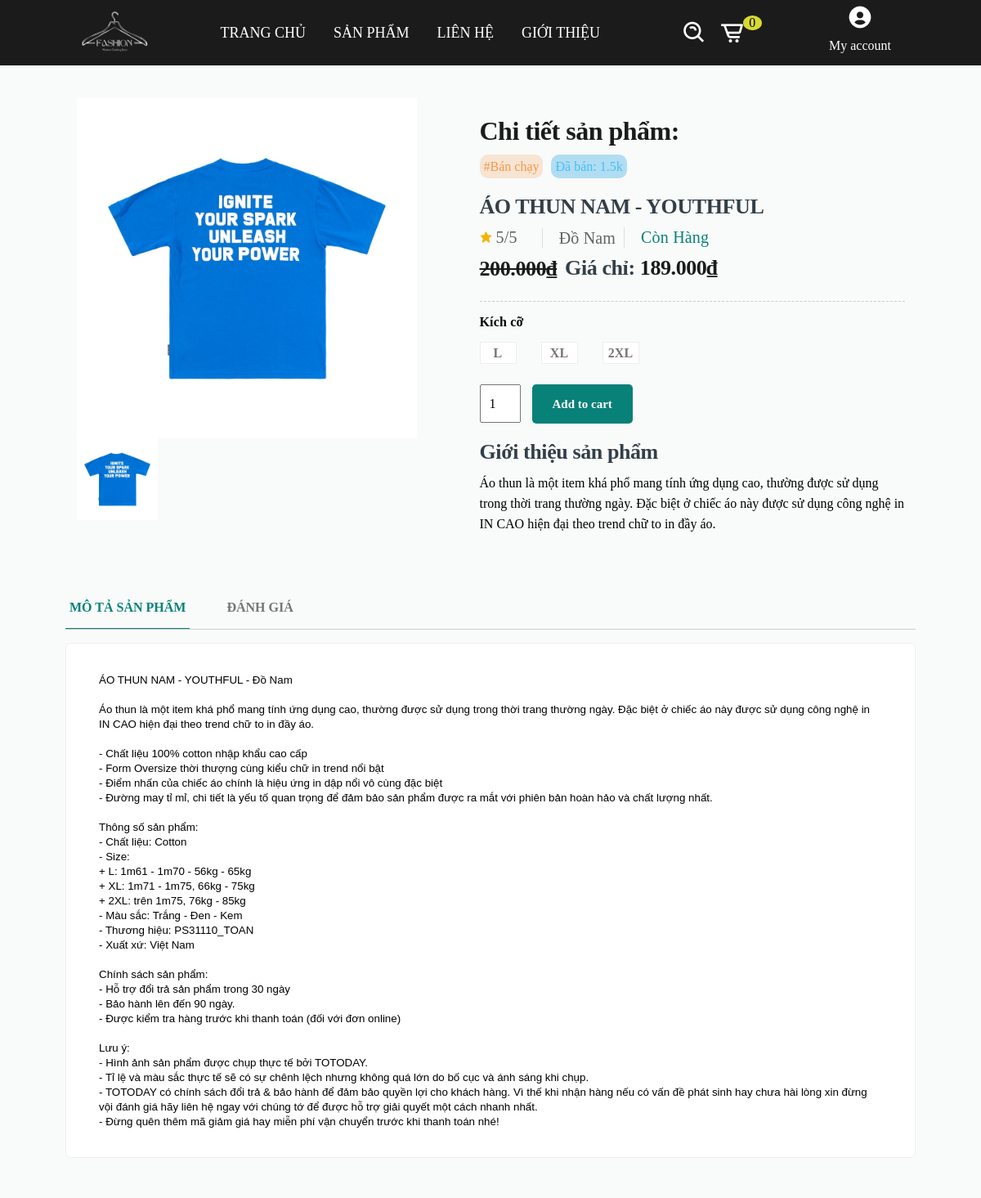
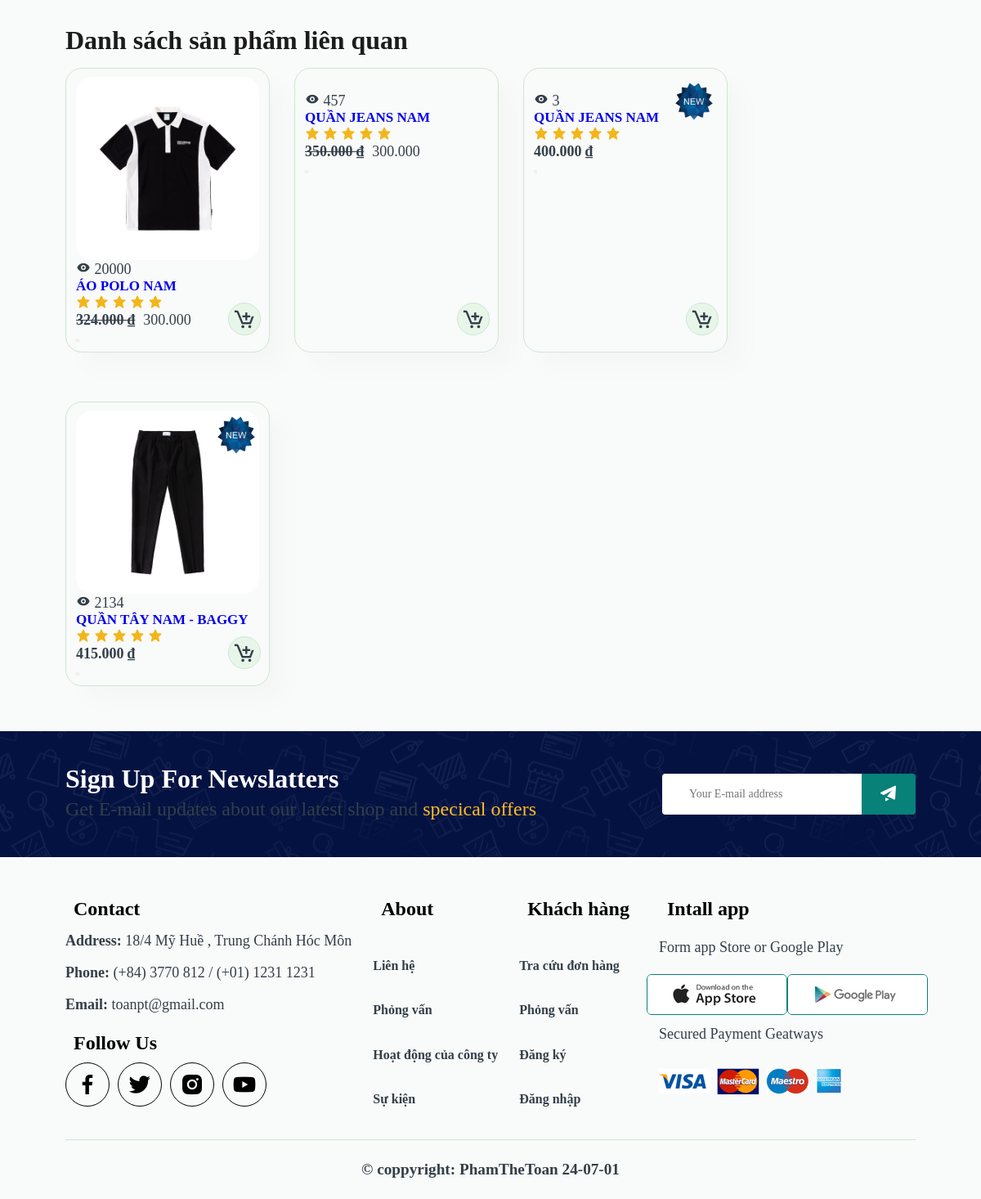
The page /index.php?page=details&id=2 on the database its author committed (2 pictures, top to bottom).
### tables this page shows
CREATE TABLE `sanpham` (
  `id` int(6) NOT NULL,
  `tensp` varchar(100) NOT NULL,
  `hinhanh` varchar(200) NOT NULL,
  `variant` longtext NOT NULL,
  `giasp` float NOT NULL,
  `khuyenmai` int(6) NOT NULL,
  `view` int(10) NOT NULL,
  `trangthai` int(6) NOT NULL DEFAULT 0 COMMENT ' 0= sản phẩm thường ;\r\n1=best seler;\r\n 2=new  ;\r\n',
  `mota` varchar(300) NOT NULL,
  `size` varchar(10) NOT NULL COMMENT 'S,M,XL,XXL',
  `mausac` varchar(6) NOT NULL DEFAULT '0',
  `iddm` int(6) NOT NULL
);

### dao/pdo.php (called while the page is built, shortened)
<?php
function pdo_get_connection(){
    $dburl = "mysql:host=localhost;dbname=website_quanao;charset=utf8";
    $username = 'root';
    $password = '';
    $conn = new PDO($dburl, $username, $password);
    $conn->setAttribute(PDO::ATTR_ERRMODE, PDO::ERRMODE_EXCEPTION);
    return $conn;
}
function pdo_query($sql){
    $sql_args = array_slice(func_get_args(), 1);
    try{
        $conn = pdo_get_connection();
        $stmt = $conn->prepare($sql);
        $stmt->execute($sql_args);
        $rows = $stmt->fetchAll();
        return $rows;
    }
    catch(PDOException $e){
        throw $e;
    }
    finally{
        unset($conn);
    }
}
function pdo_query_one($sql){
    $sql_args = array_slice(func_get_args(), 1);
    try{
        $conn = pdo_get_connection();
        $stmt = $conn->prepare($sql);
        $stmt->execute($sql_args);
        $row = $stmt->fetch(PDO::FETCH_ASSOC);
        return $row;
    }
    catch(PDOException $e){
        throw $e;
    }
    finally{
        unset($conn);
    }
}
function pdo_query_value($sql){
    $sql_args = array_slice(func_get_args(), 1);
    try{
        $conn = pdo_get_connection();
        $stmt = $conn->prepare($sql);
        $stmt->execute($sql_args);
        $row = $stmt->fetch(PDO::FETCH_ASSOC);
        return array_values($row)[0];
    }
    catch(PDOException $e){
        throw $e;
    }
    finally{
        unset($conn);
    }
}

### dao/danhmuc.php (called while the page is built, shortened)
<?php
    function get_namedm($id){
        $sql = "SELECT tendm FROM danhmuc WHERE id=? ";
        return pdo_query_value($sql,$id);
    }
?>

### dao/product.php (the view, shortened to what this page needs)
<?php
    function get_dssp_lienquan($iddm,$id){
      $sql = "SELECT * FROM sanpham WHERE iddm=? AND id<>? ORDER BY id DESC limit 4";
      return pdo_query($sql,$iddm,$id);
  }
  function sp_dexuat($limi){
    $sql= "SELECT * FROM sanpham WHERE trangthai=3 ORDER BY id DESC limit ".$limi;
    return pdo_query($sql);
}
    function sp_new($limi){
        $sql= "SELECT * FROM sanpham WHERE trangthai=2 ORDER BY id DESC limit ".$limi;
        return pdo_query($sql);
    }
    function sp_bestseler($limi){
        $sql= "SELECT * FROM sanpham WHERE trangthai=1 AND view>1000 ORDER BY id DESC limit ".$limi;
        return pdo_query($sql);
    }
    function get_details($id){
      $sql = "SELECT * FROM sanpham WHERE id=?";
      return  pdo_query_one($sql,$id);
  }
  function showsp($dssp){
    $html_dssp = "";
    foreach ($dssp as $sp) {
        extract($sp);
        $sell_vnd = number_format($khuyenmai , 0, ',', '.');
        $giagoc_vnd = number_format($giasp , 0, ',', '.');
        if($trangthai == 1){
            $best = '<img class="new" src="layout/img/product/iconbest.png" alt="">';
        } else if ($trangthai == 2 || $trangthai == 3) {
            $best = '<img class="new" src="layout/img/product/iconnew.png" alt="">';
        } else {
            $best = '';
        }
        if($khuyenmai > 0 && $giasp > 0){
            $sell = '<span>'.number_format($khuyenmai , 0, ',', '.').'</span>';
            $giagoc = '<h4 class="sell">'.$giagoc_vnd.' ₫</h4>';
        } else {
            $sell = "";
            $giagoc = '<h4>'.$giagoc_vnd.' ₫</h4>';
        }
        $html_dssp .= '
        <div class="pro">
            <a href="index.php?page=details&id='.$id.'">
                '.$best.'
                <img class="img" src="layout/img/product/'.$hinhanh.'" alt="">
                <div class="des">
                    <span><i class="bx bxs-show"></i> '.$view.'</span>
                    <h5>'.$tensp.'</h5>
                    <div class="star">
                        <i class="bx bxs-star"></i>
                        <i class="bx bxs-star"></i>
                        <i class="bx bxs-star"></i>
                        <i class="bx bxs-star"></i>
                        <i class="bx bxs-star"></i>
                    </div>
                    <span class="price">
                        '.$giagoc.'
                        '.$sell.'
                    </span>
                </div>
            </a>
            <form action="index.php?page=addcart" method="post"">
                <input type="hidden" name="id" value="'.$id.'">
                <input type="hidden" name="tensp" value="'.$tensp.'">
                <input type="hidden" name="hinhanh" value="'.$hinhanh.'">
                <input type="hidden" name="sell" value="'.$sell_vnd.'">
                <input type="hidden" name="giagoc" value="'.$giagoc_vnd.'">
                <input type="hidden" name="soluong" value="1">
                <button type="submit"  name="addcart">
                    <i class="bx bx-cart-add cart"></i>
                </button>
            </form>
        </div>';
    }
    return $html_dssp;
}
?>

### view/details.php (shortened to what this page needs)
<?php
    $html_splienquan = showsp($sp_lienquan);
    extract($sp_chitiet);
    if($mota==""){
        $mota_sp = "Không có thông tin giới thiệu cho sản phẩm này";
    }else{
        $mota_sp = $mota;
    }
?>
<section id="product-details" class="product-details">
        <div class="single-pro-image">
            <img src="layout/img/product/<?=$hinhanh?>" alt="" width="100%" id="MainImg">
            <div class="small-img-group">
                <div class="small-img-col">
                    <img src="layout/img/product/<?=$hinhanh?>" width="100%" class="smallimg" alt="">
                 </div>
                <div class="small-img-col">
                 </div>
                 <div class="small-img-col">
                 </div>
                 <div class="small-img-col">
                 </div>
           </div>
        </div>
        <div class="single-pro-details">
                <div class="BOX-hot pd-detail__price">
                    <h1 class="title-details">Chi tiết sản phẩm:</h1>
                    <div class="box-hot1">
                        <span style="background-color:#F8E4D2 ; color: #F2994A;border-radius: 10px;">#Bán chạy</span>
                        <span style="background-color: #b1ddf2; color: hsl(199, 90%, 62%);border-radius: 10px;">Đã bán: 1.5k</span>
                    </div>
                    <h1 ><?=$tensp?></h1>
                    <div class="product-rate-sku">
                        <div class="rate">
                            <i class='bx bxs-star' ></i>
                            <span>5/5</span>
                        </div>
                        <div class="sku">
                           <?=$titlepage?>
                        </div>
                        <div class="status">
                            <span class="available">Còn Hàng</span>
                        </div>
                    </div>
                    <?php
                     $sell_vnd =number_format($khuyenmai , 0, ',', '.');
                     $giagoc_vnd=number_format($giasp , 0, ',', '.');
                        if($giasp> 0 && $khuyenmai > 0){
                            echo '
                            <div style=" display: flex; align-item: center; gap: 10px ">
                                <h1 style="margin:0px" class="price">
                                <span class="sell ">'.$giagoc_vnd.'₫ </span>
                                </h1>
                                <h1 style="margin:0px">Giá chỉ: <span>'.$sell_vnd.'₫ </span></h1>
                            </div>
                            ';
                        }
                        else {
                            echo '<h1 style="margin:0px">Giá: <span>'.$giagoc_vnd.'₫ </span></h1>';
                        }
                    ?>
                </div>
                <div class="sizePicker clearfix py-3 mt-3">
                      <label class="control-label">Kích cỡ</label>
                        <p class="size req d-flex flex-wrap" data-column="i5">
                          <span>
                            <a data-value="276820" href="javascript:void(0)" class="">L</a>
                          </span>
                          <span>
                            <a data-value="276821" href="javascript:void(0)" class="">XL</a>
                          </span>
                          <span>
                            <a data-value="276822" href="javascript:void(0)" class="">2XL</a>
                          </span>
                        </p>
                </div>
               <form action="index.php?page=addcart" method="post">
                    <input type="number" name="soluong" value="1" min="1" max="10">
                    <button type="submit" name="addcart" class="addcart">Add to cart</button>
               </form>
                <div class="info-product-">
                    <h1>Giới thiệu sản phẩm</h1>
                    <span>
                        <?=$mota_sp?>
                    </span>
                </div>
        </div>
    </section>
    <section id="product-tab-details">
        <ul id="pill-tab" class="pill-tab" role="tablist">
            <li class="nav-item" role="presentation">
                <button class="navlink active pills-home-tab" id="pills-home-tab">Mô tả sản phẩm</button>
            </li>
            <li class="nav-item" role="presentation">
                <button class="navlink pills-profile-tab" id="pills-profile-tab">Đánh giá</button>
            </li>
        </ul>
        <div class="tab-content" id="tabContent">
            <div class="tab-home fade active show" id="tab-home">
                <p class="tt_spchitiet">
                    <span ><?=$tensp?> - <?=$titlepage?></span>
                    <br><br>
                    <span >
                        <?=$mota_sp?>
                    </span>
                    <br><br>
                    <span >- Chất liệu 100% cotton nhập khẩu cao cấp</span>
                    <br><span >- Form Oversize thời thượng cùng kiểu chữ in trend nổi bật</span>
                    <br><span >- Điểm nhấn của chiếc áo chính là hiệu ứng in dập nổi vô cùng đặc biệt</span>
                    <br><span >- Đường may tỉ mỉ, chi tiết là yếu tố quan trọng để đảm bảo sản phẩm được ra mắt với phiên bản hoàn hảo và chất lượng nhất.</span>
                    <br><br>
                    <span >Thông số sản phẩm:</span>
                    <br><span >- Chất liệu: Cotton</span>
                    <br><span >- Size:&nbsp;</span>
                    <br><span >+ L: 1m61 - 1m70 - 56kg - 65kg&nbsp;</span>
                    <br><span >+ XL: 1m71 - 1m75, 66kg - 75kg&nbsp;</span>
                    <br><span >+ 2XL: trên 1m75, 76kg - 85kg&nbsp;</span>
                    <br><span >- Màu sắc: Trắng - Đen - Kem</span>
                    <br><span >- Thương hiệu: PS31110_TOAN</span>
                    <br><span >- Xuất xứ: Việt Nam</span>
                    <br><br><span >Chính sách sản phẩm:</span>
                    <br><span >- Hỗ trợ đổi trả sản phẩm trong 30 ngày&nbsp;</span>
                    <br><span >- Bảo hành lên đến 90 ngày.</span>
                    <br><span >- Được kiểm tra hàng trước khi thanh toán (đối với đơn online)</span>
                    <br><br><span >Lưu ý:&nbsp;</span>
                    <br><span >- Hình ảnh sản phẩm được chụp thực tế bởi TOTODAY.&nbsp;</span>
                    <br><span >- Tỉ lệ và màu sắc thực tế sẽ có sự chênh lệch nhưng không quá lớn do bố cục và ánh sáng khi chụp.&nbsp;</span>
                    <br><span >- TOTODAY có chính sách đổi trả &amp; bảo hành để đảm bảo quyền lợi cho khách hàng. Vì thế khi nhận hàng nếu có vấn đề phát sinh hay chưa hài lòng xin đừng vội đánh giá hãy liên hệ ngay với chúng tớ để được hỗ trợ giải quyết một cách nhanh nhất.&nbsp;</span>
                    <br><span >- Đừng quên thêm mã giảm giá hay miễn phí vận chuyển trước khi thanh toán nhé!</span>
                </p>
            </div>
        </div>
    </section>
    <section id="product1">
        <h1 class="title-details dssplq">Danh sách sản phẩm liên quan</h1>
        <div class="pro-container">
            <?=$html_splienquan?>
        </div>
    </section>

### rows shown on the page
sanpham: hinhanh (picture), tensp "ÁO THUN NAM - YOUTHFUL", giasp "200.000", khuyenmai "189.000", mota "Áo thun là một item khá phổ mang tính ứng dụng cao, thường được sử dụng trong thời trang thường ngày. Đặc biệt ở chiếc áo này được sử dụng công nghệ in IN CAO hiện đại theo trend chữ to in đầy áo."
sanpham: hinhanh (picture), view "20000", tensp "ÁO POLO NAM", giasp "324.000", khuyenmai "300.000"
sanpham: view "457", tensp "QUẦN JEANS NAM", giasp "350.000", khuyenmai "300.000"
sanpham: view "3", tensp "QUẦN JEANS NAM", giasp "400.000"
sanpham: shows a picture, view "2134", tensp "QUẦN TÂY NAM - BAGGY", giasp "415.000"

### other values the page prints
$total_cart "0"
$titlepage "Đồ Nam"
